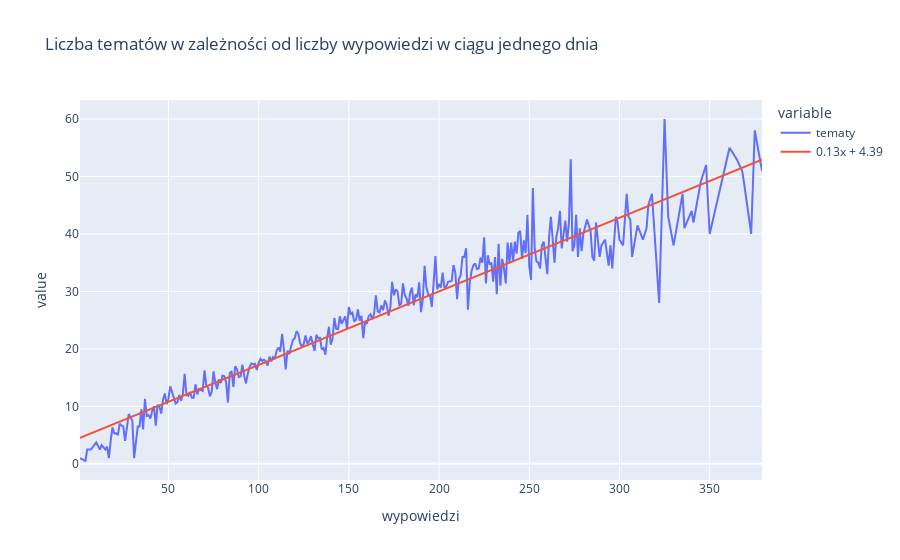

Source (notebook cell):
### Code cell
df_counts = pd.DataFrame(zip(speeches_count, found_topics_count), columns=['wypowiedzi', 'tematy'])
counts_agg = df_counts.groupby(by='wypowiedzi').agg('mean')
x = counts_agg.index.to_numpy()
y = counts_agg.to_numpy()
m,b = np.polyfit(x, y, 1)

fig = px.line(counts_agg, title='Liczba tematów w zależności od liczby wypowiedzi w ciągu jednego dnia')
fig.add_trace(go.Scatter(x=x, y=m*x+b, name='{:.2f}x + {:.2f}'.format(m[0],b[0])))
fig.show()

### Figure 1 — Plotly figure (JSON) as saved in the notebook; plotly's stock layout.template omitted (floating-point values rounded to 4 significant figures; data arrays with more than 128 entries replaced by an {"elided": "..."} marker saying what was removed)
{"data": [{"hovertemplate": "variable=tematy<br>wypowiedzi=%{x}<br>value=%{y}<extra></extra>", "legendgroup": "tematy", "line": {"color": "#636efa", "dash": "solid"}, "mode": "lines", "name": "tematy", "orientation": "v", "showlegend": true, "type": "scatter", "x": {"elided": "314 int values"}, "xaxis": "x", "y": {"elided": "314 float values"}, "yaxis": "y"}, {"name": "0.13x + 4.39", "type": "scatter", "x": {"elided": "314 int values"}, "y": {"elided": "314 float values"}}], "layout": {"legend": {"title": {"text": "variable"}, "tracegroupgap": 0}, "title": {"text": "Liczba tematów w zależności od liczby wypowiedzi w ciągu jednego dnia"}, "xaxis": {"anchor": "y", "domain": [0, 1], "title": {"text": "wypowiedzi"}}, "yaxis": {"anchor": "x", "domain": [0, 1], "title": {"text": "value"}}}}
